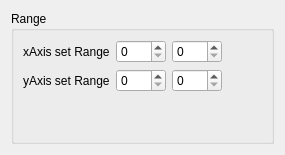
     <widget class="QWidget" name="tab">
      <attribute name="title">
       <string>Scale</string>
      </attribute>
      <layout class="QHBoxLayout" name="horizontalLayout_9">
       <item>
        <widget class="QGroupBox" name="groupBox_2">
         <property name="title">
          <string>Range</string>
         </property>
         <layout class="QVBoxLayout" name="verticalLayout">
          <item>
           <layout class="QHBoxLayout" name="horizontalLayout_2">
            <item>
             <widget class="QLabel" name="labelRangeX">
              <property name="text">
               <string>xAxis set Range</string>
              </property>
             </widget>
            </item>
            <item>
             <widget class="QSpinBox" name="spinBoxMinRangeX">
              <property name="minimumSize">
               <size>
                <width>50</width>
                <height>0</height>
               </size>
              </property>
             </widget>
            </item>
            <item>
             <widget class="QSpinBox" name="spinBoxMaxRangeX">
              <property name="minimumSize">
               <size>
                <width>50</width>
                <height>0</height>
               </size>
              </property>
             </widget>
            </item>
            <item>
             <spacer name="horizontalSpacer_6">
              <property name="orientation">
               <enum>Qt::Horizontal</enum>
              </property>
              <property name="sizeHint" stdset="0">
               <size>
                <width>40</width>
                <height>20</height>
               </size>
              </property>
             </spacer>
            </item>
           </layout>
          </item>
          <item>
           <layout class="QHBoxLayout" name="horizontalLayout_3">
            <item>
             <widget class="QLabel" name="labelRangeY">
              <property name="text">
               <string>yAxis set Range</string>
              </property>
             </widget>
            </item>
            <item>
             <widget class="QSpinBox" name="spinBoxMinRangeY">
              <property name="minimumSize">
               <size>
                <width>50</width>
                <height>0</height>
               </size>
              </property>
             </widget>
            </item>
            <item>
             <widget class="QSpinBox" name="spinBoxMaxRangeY">
              <property name="minimumSize">
               <size>
                <width>50</width>
                <height>0</height>
               </size>
              </property>
             </widget>
            </item>
            <item>
             <spacer name="horizontalSpacer_7">
              <property name="orientation">
               <enum>Qt::Horizontal</enum>
              </property>
              <property name="sizeHint" stdset="0">
               <size>
                <width>40</width>
                <height>20</height>
               </size>
              </property>
             </spacer>
            </item>
           </layout>
          </item>
          <item>
           <spacer name="verticalSpacer_4">
            <property name="orientation">
             <enum>Qt::Vertical</enum>
            </property>
            <property name="sizeHint" stdset="0">
             <size>
              <width>20</width>
              <height>40</height>
             </size>
            </property>
           </spacer>
          </item>
         </layout>
        </widget>
       </item>
      </layout>
     </widget>
